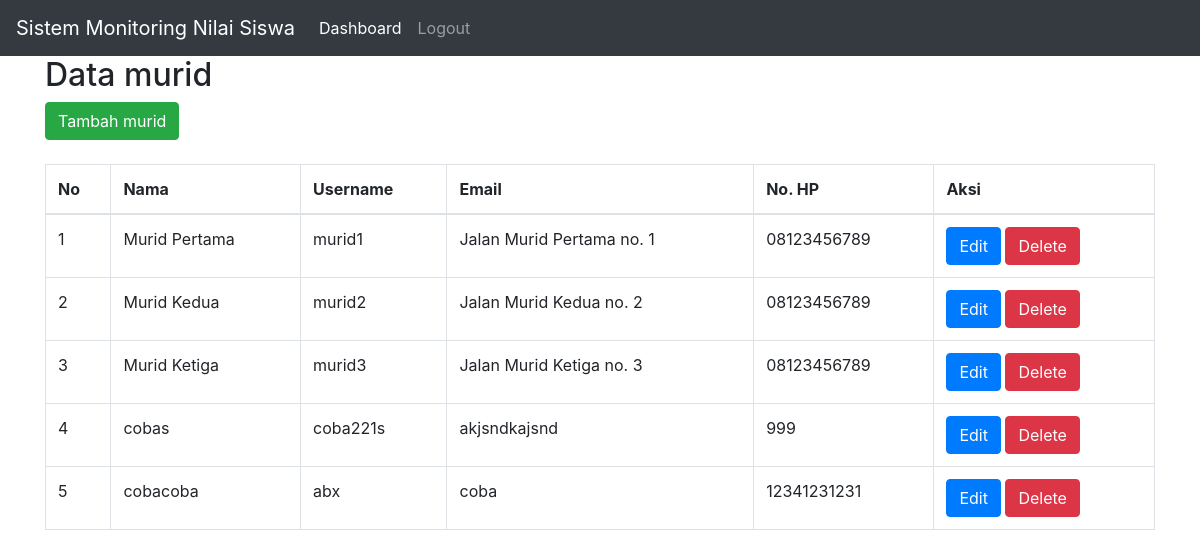
The app's page /index.php/murid, older data.
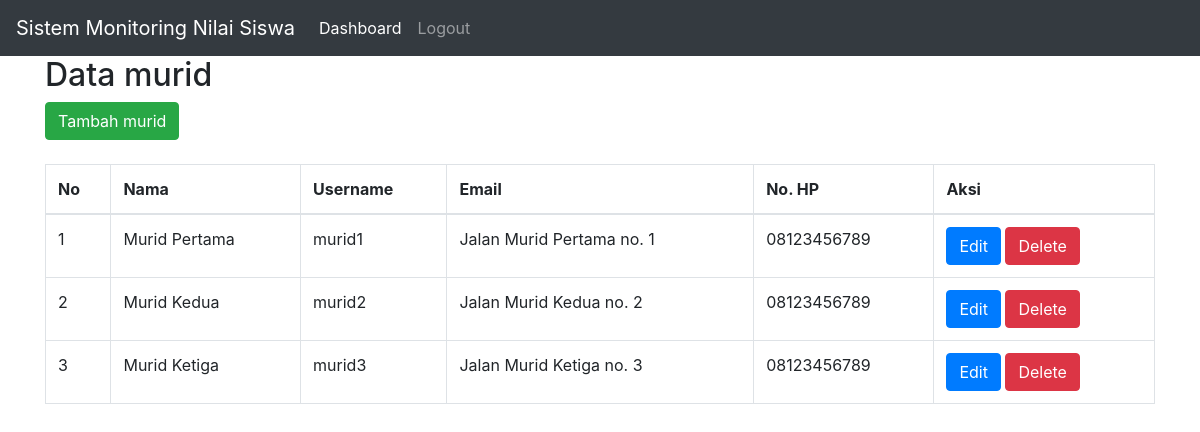
The same page, newer data.
### tables this page shows
CREATE TABLE `murid` (
  `id_murid` int(11) NOT NULL,
  `nama_murid` varchar(255) NOT NULL,
  `alamat_murid` varchar(255) NOT NULL,
  `telepon_murid` varchar(20) NOT NULL,
  `id_user` int(11) NOT NULL
);

CREATE TABLE `user` (
  `id_user` int(11) NOT NULL,
  `username` varchar(255) NOT NULL,
  `password` varchar(255) NOT NULL,
  `role` enum('admin','guru','murid') NOT NULL
);

### application/controllers/Murid.php (called while the page is built, shortened)
<?php
class Murid extends CI_Controller
{
  public function __construct()
  {
    $this->load->model('murid_model');
    $this->load->model('user_model');
  }
  public function index()
  {
    $data['murid'] = $this->murid_model->get_all();
    $this->load->view('layout/header');
    $this->load->view('murid/index', $data);
    $this->load->view('layout/footer');
  }
}

### index.php (called while the page is built, shortened)
<?php
require_once BASEPATH.'core/CodeIgniter.php';

### application/models/Murid_model.php (called while the page is built, shortened)
<?php
class Murid_model extends CI_Model
{
  public function get_all()
  {
    $this->db->select('*');
    $this->db->from('murid');
    $this->db->join('user', 'murid.id_user = user.id_user');
    $query = $this->db->get();
    return $query->result();
  }
}

### application/views/murid/index.php (the view)
<div class="container">
  <div class="row">
    <div class="col-md-12">
      <h2>Data murid</h2>
      <a href="<?php echo base_url('murid/create'); ?>" class="btn btn-success">Tambah murid</a>
      <br><br>
      <table class="table table-bordered">
        <thead>
          <tr>
            <th>No</th>
            <th>Nama</th>
            <th>Username</th>
            <th>Email</th>
            <th>No. HP</th>
            <th>Aksi</th>
          </tr>
        </thead>
        <tbody>
          <?php $i = 1; ?>
          <?php foreach ($murid as $g) : ?>
            <tr>
              <td><?php echo $i++; ?></td>
              <td><?php echo $g->nama_murid; ?></td>
              <td><?php echo $g->username; ?></td>
              <td><?php echo $g->alamat_murid; ?></td>
              <td><?php echo $g->telepon_murid; ?></td>
              <td>
                <a href="<?php echo base_url('murid/edit/' . $g->id_murid); ?>" class="btn btn-primary">Edit</a>
                <a href="<?php echo base_url('murid/delete/' . $g->id_murid); ?>" class="btn btn-danger" onclick="return confirm('Anda yakin ingin menghapus data ini?')">Delete</a>
              </td>
            </tr>
          <?php endforeach; ?>
        </tbody>
      </table>
    </div>
  </div>
</div>

### application/views/layout/header.php (shortened to what this page needs)
<!DOCTYPE html>
<html>
<head>
  <link rel="stylesheet" href="https://stackpath.bootstrapcdn.com/bootstrap/4.3.1/css/bootstrap.min.css">
</head>
<body>
  <nav class="navbar navbar-expand-lg navbar-dark bg-dark">
    <a class="navbar-brand" href="#">Sistem Monitoring Nilai Siswa</a>
    <div class="collapse navbar-collapse" id="navbarNav">
      <ul class="navbar-nav">
        <li class="nav-item active">
          <a class="nav-link" href="<?= base_url('dashboard'); ?>">Dashboard</a>
        </li>
        <li class="nav-item">
          <a class="nav-link" href="<?= base_url('logout'); ?>">Logout</a>
        </li>
      </ul>
    </div>
  </nav>

### application/views/layout/footer.php (shortened to what this page needs)
</body>
</html>

Row changes from the older to the newer data that the page shows:
removed murid: nama_murid "cobas", id_user.username "coba221s", alamat_murid "akjsndkajsnd", telepon_murid "999"
removed murid: nama_murid "cobacoba", id_user.username "abx", alamat_murid "coba", telepon_murid "12341231231"
